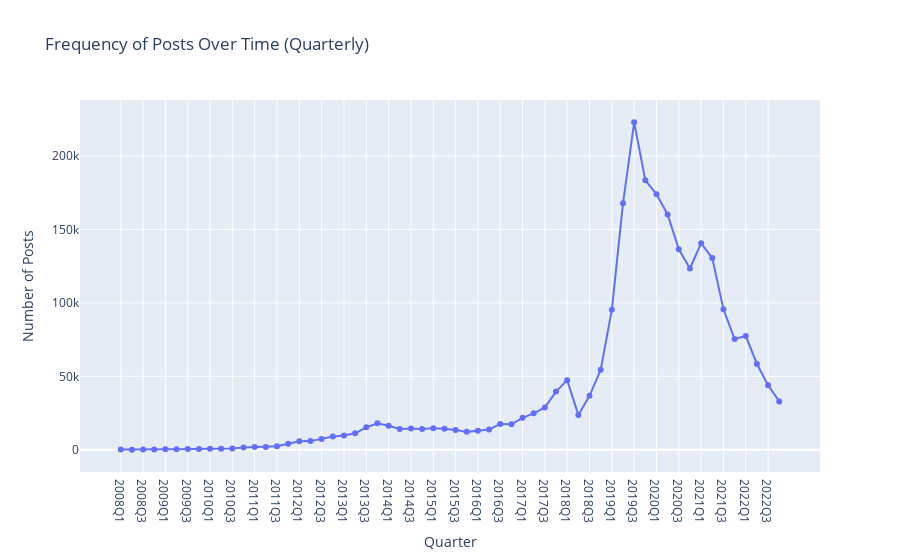

Write notebook code for a chart like this one.
### Markdown cell above
Then, we plot a line time-series graph to show the progression of post frequency over time. <br>
We will use quarterly intervals (3 months) to compact the data.

### Code cell
# Group by month and count the number of posts per month
quarterly_counts = reddit_df['date'].dt.to_period('Q').value_counts().sort_index()

# Plot the time series graph using Plotly
fig = px.line(x=quarterly_counts.index.astype(str), y=quarterly_counts.values, markers=True, title='Frequency of Posts Over Time (Quarterly)')
fig.update_layout(xaxis_title='Quarter', yaxis_title='Number of Posts')
fig.show()

### Figure 1 — Plotly figure (JSON) as saved in the notebook; plotly's stock layout.template omitted (floating-point values rounded to 4 significant figures)
{"data": [{"hovertemplate": "x=%{x}<br>y=%{y}<extra></extra>", "legendgroup": "", "line": {"color": "#636efa", "dash": "solid"}, "marker": {"symbol": "circle"}, "mode": "lines+markers", "name": "", "orientation": "v", "showlegend": false, "type": "scatter", "x": ["2008Q1", "2008Q2", "2008Q3", "2008Q4", "2009Q1", "2009Q2", "2009Q3", "2009Q4", "2010Q1", "2010Q2", "2010Q3", "2010Q4", "2011Q1", "2011Q2", "2011Q3", "2011Q4", "2012Q1", "2012Q2", "2012Q3", "2012Q4", "2013Q1", "2013Q2", "2013Q3", "2013Q4", "2014Q1", "2014Q2", "2014Q3", "2014Q4", "2015Q1", "2015Q2", "2015Q3", "2015Q4", "2016Q1", "2016Q2", "2016Q3", "2016Q4", "2017Q1", "2017Q2", "2017Q3", "2017Q4", "2018Q1", "2018Q2", "2018Q3", "2018Q4", "2019Q1", "2019Q2", "2019Q3", "2019Q4", "2020Q1", "2020Q2", "2020Q3", "2020Q4", "2021Q1", "2021Q2", "2021Q3", "2021Q4", "2022Q1", "2022Q2", "2022Q3", "2022Q4"], "xaxis": "x", "y": [144, 100, 142, 177, 409, 457, 492, 475, 658, 630, 951, 1611, 1838, 1858, 2411, 4165, 5766, 5904, 7427, 9091, 9707, 11215, 15288, 18115, 16359, 14104, 14544, 14191, 14660, 14384, 13551, 12205, 12892, 13823, 17580, 17406, 21755, 24801, 28846, 39620, 47421, 23763, 36739, 54428, 95253, 167783, 222908, 183529, 173977, 160244, 136487, 123404, 140648, 130522, 95638, 75435, 77443, 58430, 44005, 32862], "yaxis": "y"}], "layout": {"legend": {"tracegroupgap": 0}, "title": {"text": "Frequency of Posts Over Time (Quarterly)"}, "xaxis": {"anchor": "y", "domain": [0, 1], "title": {"text": "Quarter"}}, "yaxis": {"anchor": "x", "domain": [0, 1], "title": {"text": "Number of Posts"}}}}
